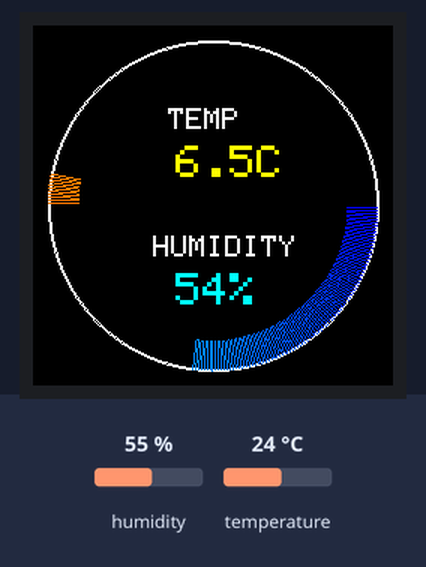
Recording of a sketch running on a simulated ESP32. On the bench: 240×240 colour display. Wiring (inferred from the names in the program): AHT10/20 sensor at I2C address 0x38. Inputs (shaded band) come from the test bench; at power-on: humidity 55 %, temperature 24 °C. What the sketch prints to the serial monitor is not drawn.

Above: at 1.22 s.
1.5 s: humidity set to 22 %
At 3.1 s:
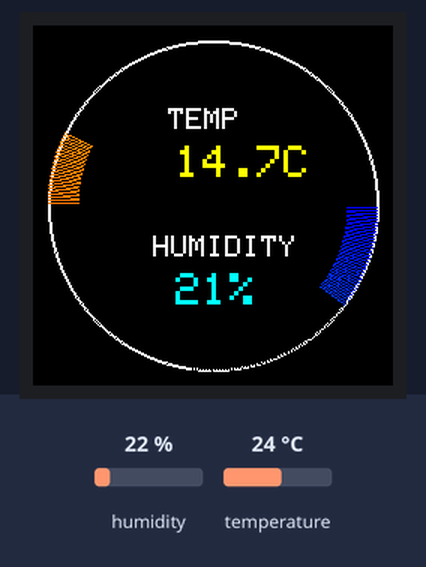
3.2 s: temperature set to 15 °C
At 5.2 s:
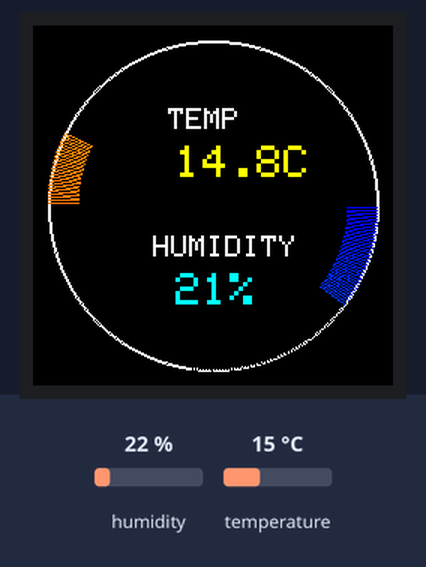
5.7 s: humidity set to 40 %
At 6.8 s:
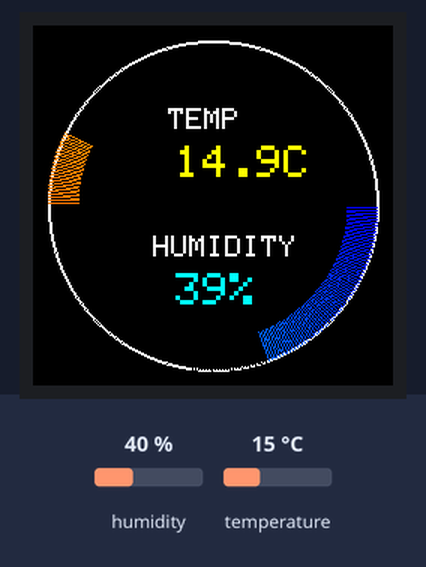
7.4 s: temperature set to 12 °C
At 7.87 s:
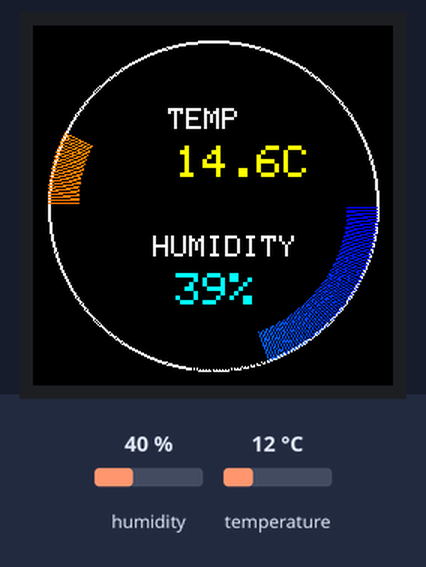
Timing chart, 0 to 10.2 s (numbered marks = the images above; inputs shaded):
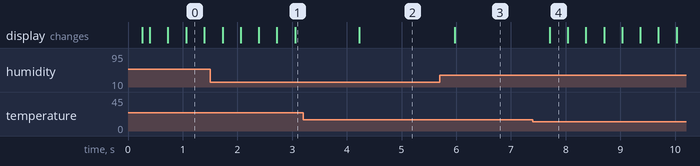

The sketch:

Act3-Sense-the-Heat.ino
```cpp
#include <Wire.h>
#include <SPI.h>
#include <Adafruit_GFX.h>
#include <Adafruit_GC9A01A.h>

// -------------------
// TFT Pins
// -------------------
// TFT_RST = -1 tells the library to perform a software reset instead of using a GPIO pin
#define TFT_CS    5
#define TFT_DC    25
#define TFT_RST   -1   // Software reset
#define TFT_SCLK  18
#define TFT_MOSI  23

// Create TFT object
Adafruit_GC9A01A tft(TFT_CS, TFT_DC, TFT_RST);

// -------------------
// Gauge settings
// -------------------
#define CENTER_X      120
#define CENTER_Y      120
#define OUTER_RADIUS  110
#define INNER_RADIUS  (OUTER_RADIUS - 20)

// Variables to keep track of last values to reduce flicker
float lastTemp = -1.0;
float displayTemp = 0.0;
int lastHum  = -1;
int lastTempAngle = 180;
int lastHumAngle  = 0;

// -------------------
// AHT20 I2C Address
// -------------------
// This is the default address of the AHT20 sensor
#define AHT20_ADDR 0x38

// -------------------
// Setup
// -------------------
void setup() {
  Serial.begin(115200);

  // Initialize I2C with SDA=21, SCL=22
  Wire.begin(21, 22);

  // --- AHT20 INIT (soft reset) ---
  // AHT20 supports a soft reset command (0xBE) which resets the internal registers.
  // This avoids having to power cycle the sensor.
  Wire.beginTransmission(AHT20_ADDR);
  Wire.write(0xBE);  // soft reset command
  Wire.endTransmission();
  delay(50);          // wait 50ms for reset to complete

  // --- TFT Init (software reset) ---
  // tft.begin() will initialize the display and perform a software reset because TFT_RST = -1
  tft.begin();
  tft.setRotation(0);        // Set rotation if needed (0-3)
  tft.fillScreen(GC9A01A_BLACK);  // Clear screen

  // Draw static gauge frame
  tft.drawCircle(CENTER_X, CENTER_Y, OUTER_RADIUS, GC9A01A_WHITE);
  tft.drawCircle(CENTER_X, CENTER_Y, OUTER_RADIUS - 1, GC9A01A_WHITE);
}

// -------------------
// Main Loop
// -------------------
void loop() {
  float temp, hum;

  // Read temperature and humidity from AHT20
  if (!readAHT20(&temp, &hum)) {
    Serial.println("AHT20 read error"); // Sensor read failed, skip this loop
    delay(500);
    return;
  }

  // --- Smooth temperature (reduce flicker) ---
  // This is a simple low-pass filter to prevent the gauge from jumping around
  displayTemp = displayTemp + (temp - displayTemp) * 0.1;

  // Update display only if temperature changes >=0.1°C or humidity changes
  if (abs(displayTemp - lastTemp) >= 0.1 || int(hum) != lastHum) {
    drawGauges(displayTemp, int(hum));
    lastTemp = displayTemp;
    lastHum  = int(hum);
  }

  // Print readings to Serial for debugging
  Serial.print("Temp: "); Serial.print(displayTemp, 1); Serial.print(" °C, ");
  Serial.print("Humidity: "); Serial.print(hum); Serial.println(" %");

  delay(200); // small delay to reduce I2C traffic
}

// -------------------
// Draw Gauges
// -------------------
void drawGauges(float temp, int hum) {
  drawTempArc(temp);   // Draw temperature arc
  drawTempText(temp);  // Draw temperature value
  drawHumArc(hum);     // Draw humidity arc
  drawHumText(hum);    // Draw humidity value
}

// -------------------
// Draw Temperature Arc
// -------------------
void drawTempArc(float temp) {
  // Map temperature to angles: 0°C -> 180°, 100°C -> 360°
  int newAngle = map(temp * 10, 0, 1000, 180, 360);

  if (newAngle > lastTempAngle) {
    // Draw new arc segment forward
    for (int a = lastTempAngle + 1; a <= newAngle; a++) {
      float p = float(a - 180) / 180.0;
      drawThickArc(a, tft.color565(255, uint8_t(120 + 135 * p), 0));
    }
  } else if (newAngle < lastTempAngle) {
    // Erase arc segment backward
    for (int a = newAngle + 1; a <= lastTempAngle; a++)
      drawThickArc(a, GC9A01A_BLACK);
  }
  lastTempAngle = newAngle;
}

// -------------------
// Draw Humidity Arc
// -------------------
void drawHumArc(int hum) {
  int newAngle = map(hum, 0, 100, 0, 180);
  if (newAngle > lastHumAngle) {
    for (int a = lastHumAngle + 1; a <= newAngle; a++) {
      float p = float(a) / 180.0;
      drawThickArc(a, tft.color565(0, uint8_t(255 * p), 255));
    }
  } else if (newAngle < lastHumAngle) {
    for (int a = newAngle + 1; a <= lastHumAngle; a++)
      drawThickArc(a, GC9A01A_BLACK);
  }
  lastHumAngle = newAngle;
}

// -------------------
// Draw Thick Arc Pixels
// -------------------
void drawThickArc(int angle, uint16_t color) {
  float rad = angle * 0.0174533; // convert degrees to radians
  for (int r = INNER_RADIUS; r <= OUTER_RADIUS; r++) {
    int x = CENTER_X + r * cos(rad);
    int y = CENTER_Y + r * sin(rad);
    tft.drawPixel(x, y, color);
  }
}

// -------------------
// Display Text
// -------------------
void clearCircleArea(int cx, int cy, int r, uint16_t color) {
  for (int y = -r; y <= r; y++) {
    for (int x = -r; x <= r; x++) {
      if (x*x + y*y <= r*r) tft.drawPixel(cx + x, cy + y, color);
    }
  }
}

void drawTempText(float temp) {
  clearCircleArea(CENTER_X, CENTER_Y - 40, 50, GC9A01A_BLACK);
  tft.setTextColor(GC9A01A_WHITE);
  tft.setTextSize(2);
  tft.setCursor(CENTER_X - 30, CENTER_Y - 65);
  tft.print("TEMP");
  tft.setTextColor(GC9A01A_YELLOW);
  tft.setTextSize(3);
  tft.setCursor(CENTER_X - 25, CENTER_Y - 40);
  tft.print(temp, 1);
  tft.print("C");
}

void drawHumText(int hum) {
  clearCircleArea(CENTER_X, CENTER_Y + 40, 50, GC9A01A_BLACK);
  tft.setTextColor(GC9A01A_WHITE);
  tft.setTextSize(2);
  tft.setCursor(CENTER_X - 40, CENTER_Y + 20);
  tft.print("HUMIDITY");
  tft.setTextColor(GC9A01A_CYAN);
  tft.setTextSize(3);
  tft.setCursor(CENTER_X - 25, CENTER_Y + 45);
  tft.print(hum);
  tft.print("%");
}

// -------------------
// Read AHT20 Temperature & Humidity
// -------------------
bool readAHT20(float *tempC, float *humidity) {
  /*
    How AHT20 works (simplified for students):
    1. We send a "measurement command" (0xAC) to the sensor via I2C.
    2. The sensor takes ~80ms to measure temperature & humidity internally.
    3. We read 6 bytes back:
       [0] status byte
       [1-3] humidity raw data (20 bits)
       [3-5] temperature raw data (20 bits)
    4. We convert raw 20-bit values to real temperature in °C and humidity in %.
  */

  // Send measurement command
  Wire.beginTransmission(AHT20_ADDR);
  Wire.write(0xAC);  // trigger measurement
  Wire.write(0x33);  // normal mode
  Wire.write(0x00);  // dummy byte
  Wire.endTransmission();
  delay(80);         // wait for measurement

  // Read 6 bytes from sensor
  Wire.requestFrom(AHT20_ADDR, 6);
  if (Wire.available() != 6) return false; // if less than 6 bytes, fail

  uint8_t data[6];
  for (int i = 0; i < 6; i++) data[i] = Wire.read();

  // Extract humidity (20-bit) from bytes
  uint32_t hum_raw =
      ((uint32_t)data[1] << 12) |
      ((uint32_t)data[2] << 4) |
      ((uint32_t)(data[3] >> 4));

  // Extract temperature (20-bit) from bytes
  uint32_t temp_raw =
      (((uint32_t)data[3] & 0x0F) << 16) |
      ((uint32_t)data[4] << 8) |
      ((uint32_t)data[5]);

  // Convert raw values to human-readable values
  *humidity = ((float)hum_raw / 1048576.0) * 100.0; // 2^20 = 1048576
  *tempC   = ((float)temp_raw / 1048576.0) * 200.0 - 50.0;

  return true;
}
```

Measured:
- after the input at 5.7 s, the display: changes after 0.27 s (image 3)
- after the input at 7.4 s, the display: changes after 0.31 s (image 4)
